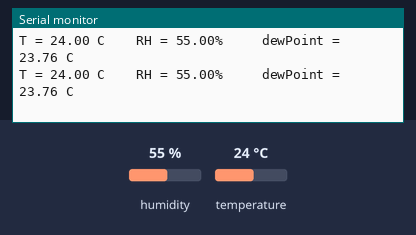
The sketch below on a simulated ESP8266 (NodeMCU). Shown: the last lines printed to the serial monitor. The inputs (shaded band) are chosen by the test bench; at power-on: humidity 55 %, temperature 24 °C.

Above: at 6.8 s.
6.9 s: humidity set to 22 %
At 11.4 s:
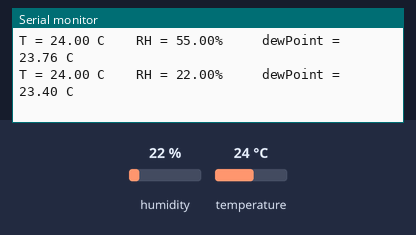
12.3 s: temperature set to 12 °C
At 14.5 s:
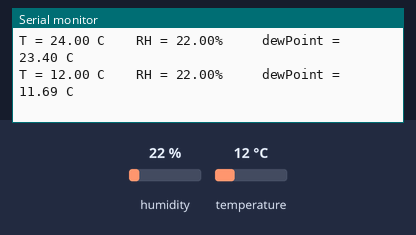
17.7 s: humidity set to 40 %
At 18.7 s:
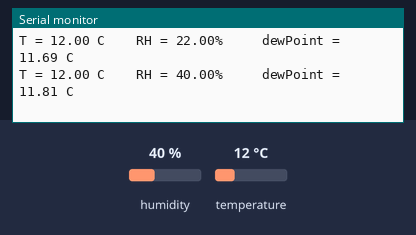
Timing chart, 0 to 20.7 s (numbered marks = the images above; inputs shaded):
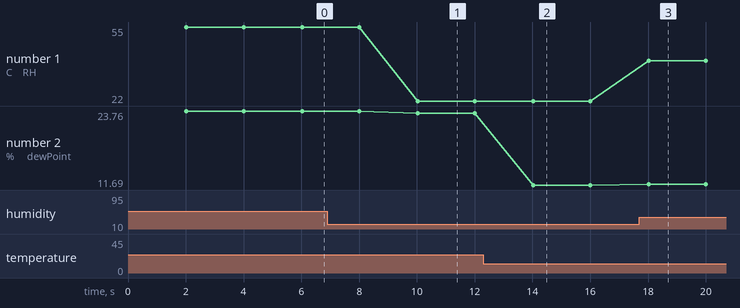

The sketch:

task2.ino
```cpp
// Task 2: Robust Temperature and Humidity Monitoring

#include <DHT.h>
#include <math.h>

// --- Configuration ---
// define sensor pin and type (DHT11)
#define DHTTYPE DHT11
#define DHTPIN D7

// --- Objects ---
// create DHT sensor instance
DHT dht(DHTPIN, DHTTYPE);
// --- Timing ---
unsigned long lastSample = 0;
//  sampling interval (2 seconds)
#define intervalms 2000
int last_blink_ms = 0;

// --- State Variables ---
// store last valid temperature and humidity
float lastValidTemp;
float lastValidHumid;
// maintain a failure counter
float failure_counter = 0;


float a = 17.62;
float b = 243.12;
// --- Computation ---

float computeDewPoint(float tempC, float relHum) {
    //  Magnus formula using natural logarithm
    float gamma = log(relHum / 100) + (b * tempC) / (a + tempC);
    return (a * gamma) / (b - gamma);
}

void setup() {
    Serial.begin(115200);
    while (!Serial && millis() < 3000);

}

void loop() {
    unsigned long now = millis();

    // TODO: implement non-blocking sampling (2 s)
    if (millis() - last_blink_ms  >= intervalms){
    last_blink_ms = millis();
    // TODO: read temperature and humidity
    float hum = dht.readHumidity();
    float temp = dht.readTemperature();

    if (isnan(hum)){
        failure_counter +=1;
    }
    else{
        lastValidHumid = hum; // not nan hum is valid
        failure_counter = 0;
    }

    if (isnan(temp)){
        failure_counter +=1;
        }
    else{
        lastValidTemp = temp; // not nan to temp is valid
        failure_counter = 0;
    }


    Serial.print("T = ");
    Serial.print(lastValidTemp);
    Serial.print(" C    ");

    Serial.print("RH = ");
    Serial.print(lastValidHumid);
    Serial.print("%     ");

    float dew = computeDewPoint(lastValidTemp, lastValidHumid);
    Serial.print("dewPoint = ");
    Serial.print(dew);
    Serial.println(" C");

    if(failure_counter > 5){
        Serial.print( "[WARN] DHT failures: ");
        Serial.print(failure_counter);
    }

    }

}
```

Measured:
- after the input at 6.9 s, the serial monitor: prints a new line after 3.1 s (image 1)
- after the input at 12.3 s, the serial monitor: prints a new line after 1.7 s (image 2)
- after the input at 17.7 s, the serial monitor: prints a new line after 0.32 s (image 3)
- plotted number 1: 55 → 22 after the input at 6.9 s, 22 → 40 after the input at 17.7 s
- plotted number 2: 23.76 → 23.4 after the input at 6.9 s, 23.4 → 11.69 after the input at 12.3 s, 11.69 → 11.81 after the input at 17.7 s
